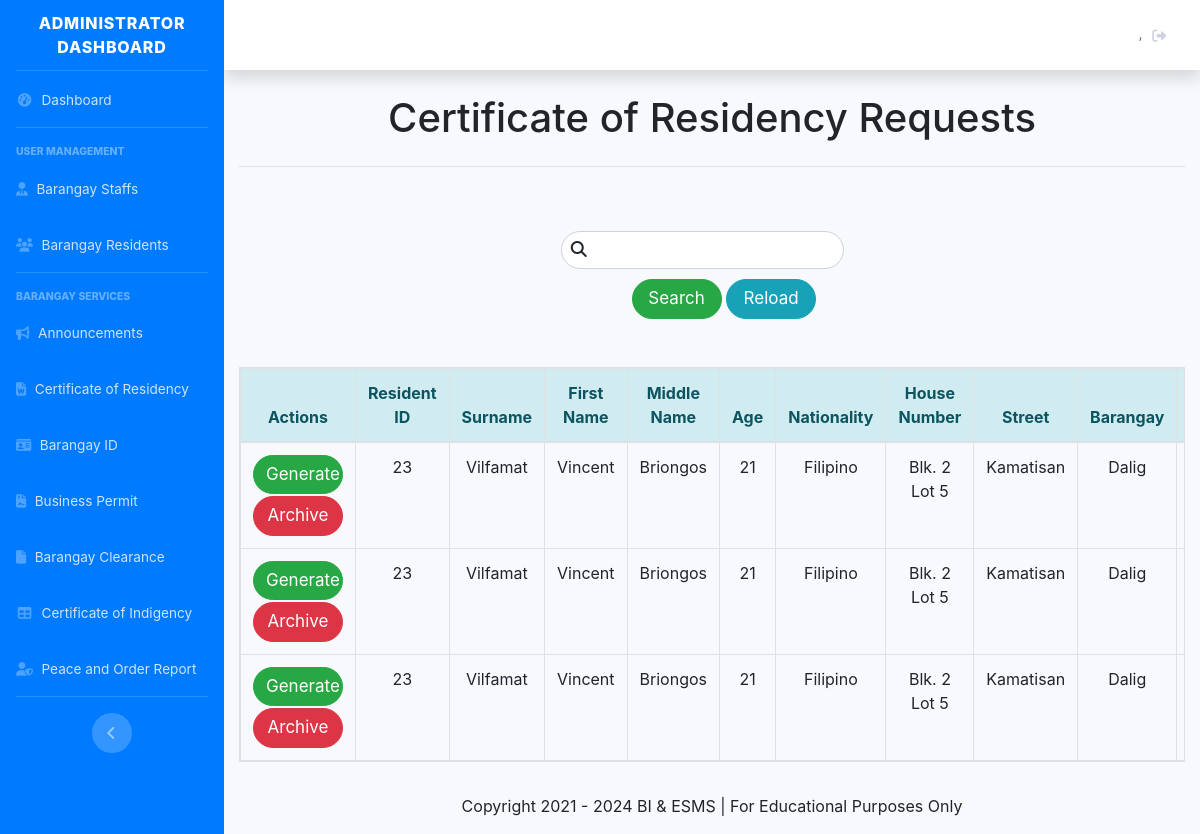
Page /admn_certofres.php on the committed database.
### tables this page shows
CREATE TABLE `tbl_rescert` (
  `id_rescert` int(11) NOT NULL,
  `id_resident` int(11) NOT NULL,
  `lname` varchar(255) NOT NULL,
  `fname` varchar(255) NOT NULL,
  `mi` varchar(255) NOT NULL,
  `age` varchar(255) NOT NULL,
  `nationality` varchar(255) DEFAULT NULL,
  `houseno` varchar(255) NOT NULL,
  `street` varchar(255) NOT NULL,
  `brgy` varchar(255) NOT NULL,
  `municipal` varchar(255) NOT NULL,
  `date` date NOT NULL,
  `purpose` varchar(255) NOT NULL
);

### classes/main.class.php (called while the page is built, shortened)
<?php
class BMISClass {
    protected $server = "mysql:host=localhost;dbname=bmis";
    protected $user = "root";
    protected $pass = "";
    protected $options = array(PDO::ATTR_ERRMODE => PDO::ERRMODE_EXCEPTION, PDO::ATTR_DEFAULT_FETCH_MODE => PDO::FETCH_ASSOC);
    public function openConn() {
        try {
            $this->con = new PDO($this->server, $this->user, $this->pass, $this->options);
            return $this->con;
        }
        catch(PDOException $e) {
            echo "Datbase Connection Error! ", $e->getMessage();
        }
    }
    public function view_certofres(){
        $connection = $this->openConn();
        $stmt = $connection->prepare("SELECT * from tbl_rescert");
        $stmt->execute();
        $view = $stmt->fetchAll();
        return $view;
    }
}
?>

### admn_table_certofres_search.php (the view, shortened to what this page needs)
<?php
	require 'classes/conn.php';
	if(isset($_POST['search_certofres'])){
		$keyword = $_POST['keyword'];
?>
<table class="table table-hover text-center table-bordered table-responsive" >
    <thead class="alert-info">
        <tr>
            <th> Actions</th>
            <th> Resident ID </th>
            <th> Surname </th>
            <th> First Name </th>
            <th> Middle Name </th>
            <th> Age </th>
            <th> Nationality </th>
            <th> House Number </th>
            <th> Street </th>
            <th> Barangay </th>
            <th> Municipality </th>
            <th> Date </th>
            <th> Purpose </th>
        </tr>
    </thead>
    <tbody>
        <?php
            $stmnt = $conn->prepare("SELECT * FROM `tbl_rescert` WHERE `lname` LIKE '%$keyword%' or  `mi` LIKE '%$keyword%' or  `fname` LIKE '%$keyword%'
            or `age` LIKE '%$keyword%' or  `id_resident` LIKE '%$keyword%' or  `nationality` LIKE '%$keyword%' or  `houseno` LIKE '%$keyword%'
            or `street` LIKE '%$keyword%' or `brgy` LIKE '%$keyword%' or `municipal` LIKE '%$keyword%' or `date` LIKE '%$keyword%' or `purpose` LIKE '%$keyword%'");
            $stmnt->execute();
            while($view = $stmnt->fetch()){
        ?>
            <tr>
                <td>
                    <form action="" method="post">
                        <a class="btn btn-success" target="blank" style="width: 90px; font-size: 17px; border-radius:30px; margin-bottom: 2px;" href="rescert_form.php?id_resident=<?= $view['id_resident'];?>">Generate</a>
                        <input type="hidden" name="id_rescert" value="<?= $view['id_rescert'];?>">
                        <button class="btn btn-danger" type="submit" style="width: 90px; font-size: 17px; border-radius:30px;" name="delete_certofres"> Archive </button>
                    </form>
                </td>
                <td> <?= $view['id_resident'];?> </td>
                <td> <?= $view['lname'];?> </td>
                <td> <?= $view['fname'];?> </td>
                <td> <?= $view['mi'];?> </td>
                <td> <?= $view['age'];?> </td>
                <td> <?= $view['nationality'];?> </td>
                <td> <?= $view['houseno'];?> </td>
                <td> <?= $view['street'];?> </td>
                <td> <?= $view['brgy'];?> </td>
                <td> <?= $view['municipal'];?> </td>
                <td> <?= $view['date'];?> </td>
                <td> <?= $view['purpose'];?> </td>
            </tr>
        <?php
        }
        ?>
    </tbody>
</table>
<?php
	}else{
?>
<table class="table table-hover text-center table-bordered table-responsive">
		<thead class="alert-info">
			<tr>
            <th> Actions</th>
                <th> Resident ID </th>
                <th> Surname </th>
                <th> First Name </th>
                <th> Middle Name </th>
                <th> Age </th>
                <th> Nationality </th>
                <th> House Number </th>
                <th> Street </th>
                <th> Barangay </th>
                <th> Municipality </th>
			</tr>
		</thead>
		<tbody>
		    <?php if(is_array($view)) {?>
                <?php foreach($view as $view) {?>
                    <tr>
                        <td>
                            <form action="" method="post">
                                <a class="btn btn-success" target="blank" style="width: 90px; font-size: 17px; border-radius:30px; margin-bottom: 2px;" href="rescert_form.php?id_resident=<?= $view['id_resident'];?>">Generate</a>
                                <button class="btn btn-danger" type="submit" style="width: 90px; font-size: 17px; border-radius:30px;" name="delete_certofres"> Archive </button>
                            </form>
                        </td>
                        <td> <?= $view['id_resident'];?> </td>
                        <td> <?= $view['lname'];?> </td>
                        <td> <?= $view['fname'];?> </td>
                        <td> <?= $view['mi'];?> </td>
                        <td> <?= $view['age'];?> </td>
                        <td> <?= $view['nationality'];?> </td>
                        <td> <?= $view['houseno'];?> </td>
                        <td> <?= $view['street'];?> </td>
                        <td> <?= $view['brgy'];?> </td>
                        <td> <?= $view['municipal'];?> </td>
                    </tr>
                <?php
                    }
                ?>
			<?php
				}
			?>
		</tbody>
	</table>
<link href="../BarangaySystem/customcss/regiformstyle.css" rel="stylesheet" type="text/css">
<link href="../BarangaySystem/bootstrap/css/bootstrap.css" rel="stylesheet" type="text/css">
<?php
	}
?>

### css/regiformstyle.css (style rules this page uses)
body { background-color:#fff !important; }

### rows in the picture
tbl_rescert: id_resident "23", lname "Vilfamat", fname "Vincent", mi "Briongos", age "21", nationality "Filipino", houseno "Blk. 2 Lot 5", street "Kamatisan", brgy "Dalig"
tbl_rescert: id_resident "23", lname "Vilfamat", fname "Vincent", mi "Briongos", age "21", nationality "Filipino", houseno "Blk. 2 Lot 5", street "Kamatisan", brgy "Dalig"
tbl_rescert: id_resident "23", lname "Vilfamat", fname "Vincent", mi "Briongos", age "21", nationality "Filipino", houseno "Blk. 2 Lot 5", street "Kamatisan", brgy "Dalig"
